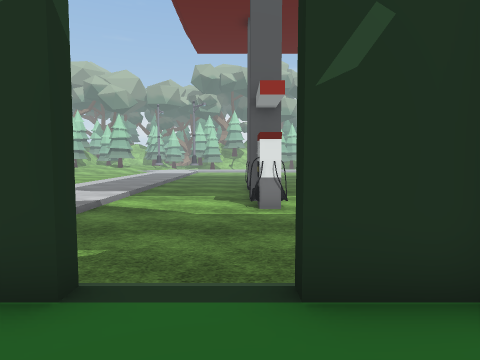
view 1 (above)

23 first-person views from a walk through a 3-D level made in the Unity game engine. The camera is 1.2 m above the floor, tilts 4° down and sees 75° across. The floor is counted in squares, 1 m on a side. Each view is taken from the middle of a square. On the plan, view 1 faces up. The plan holds only what a view shows up to about 13 squares ahead; the rest is blank. The place goes on beyond the plan. The player is left out. Some surface patterns are stand-ins.

view 2
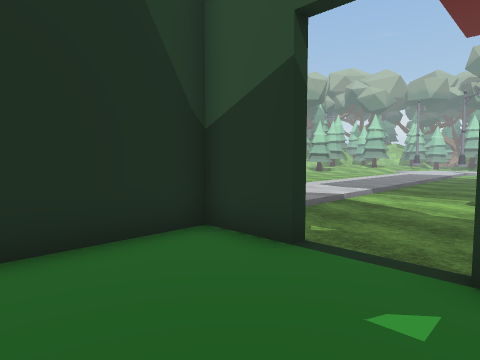

view 3
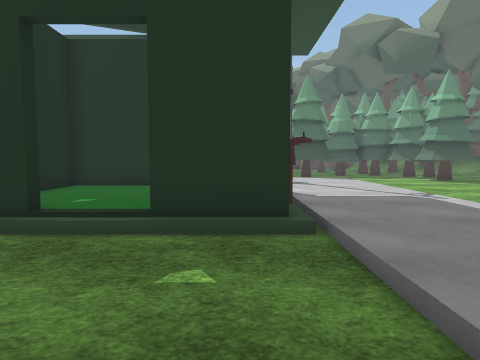

view 4
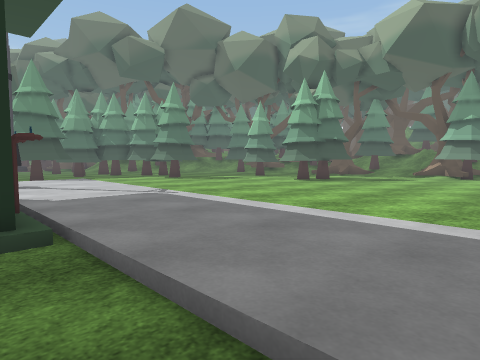

view 5
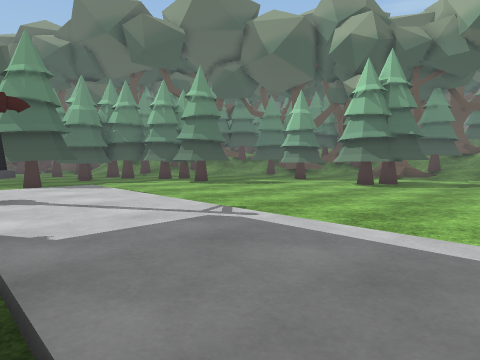

view 6
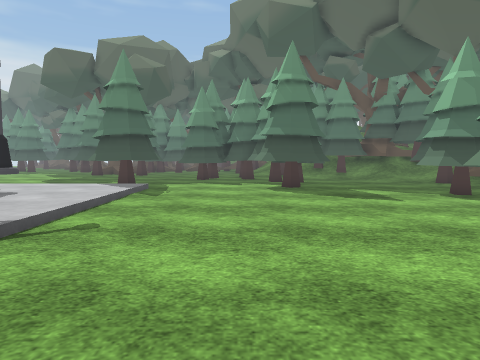

view 7
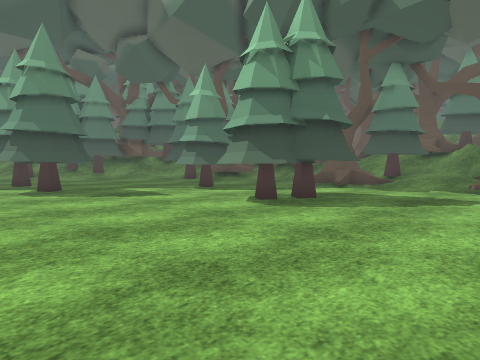

view 8
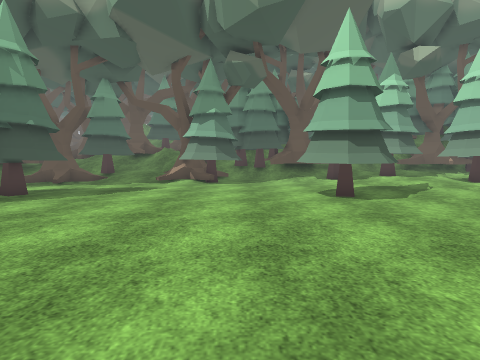

view 9
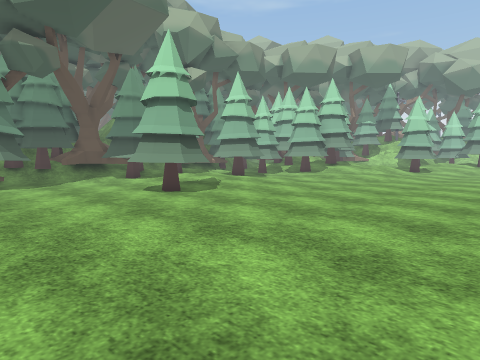

view 10
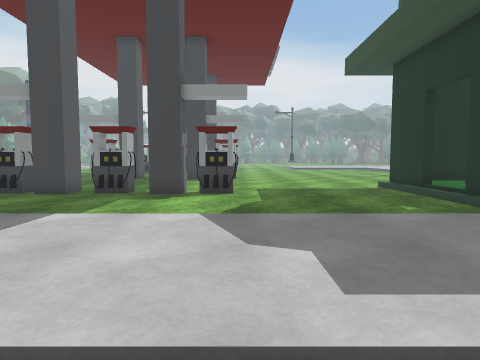

view 11
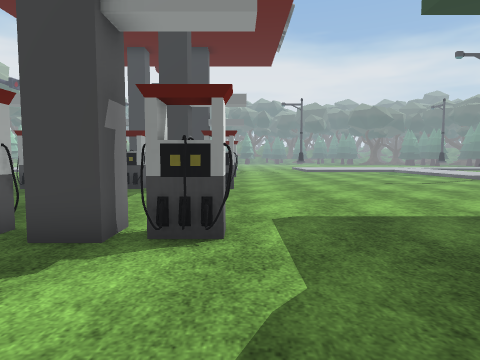

view 12
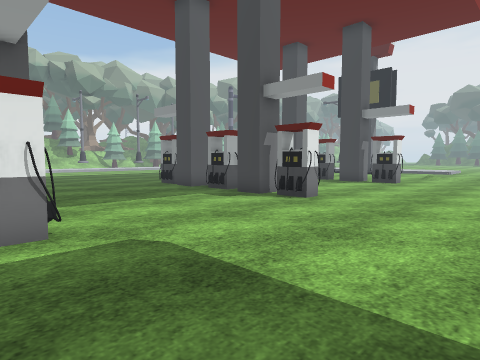

view 13
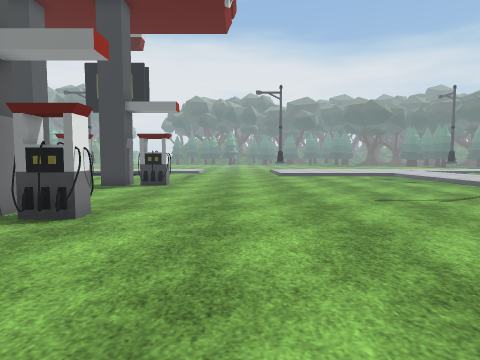

view 14
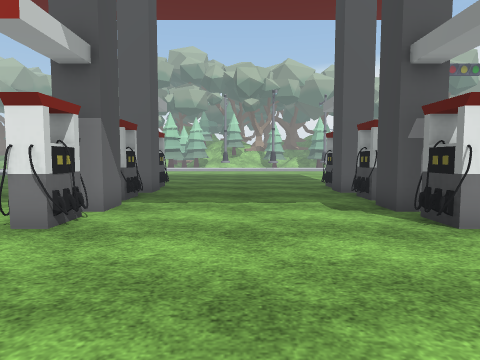

view 15
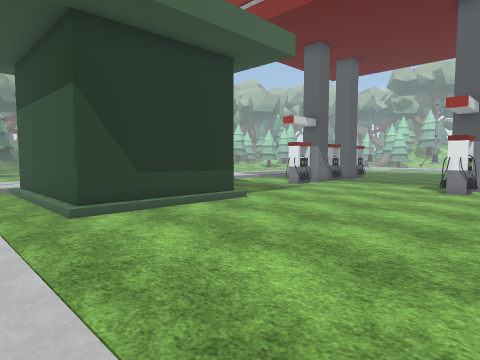

view 16
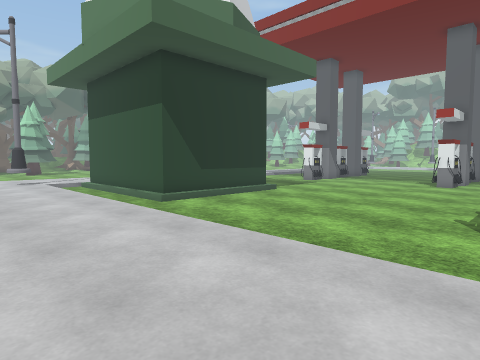

view 17
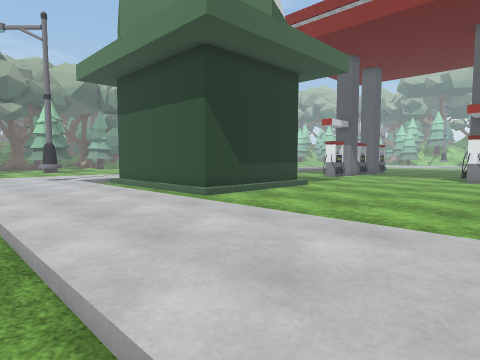

view 18
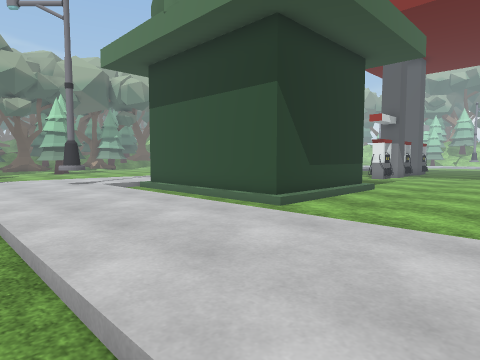

view 19
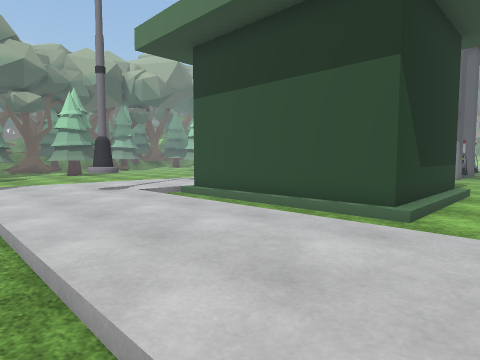

view 20
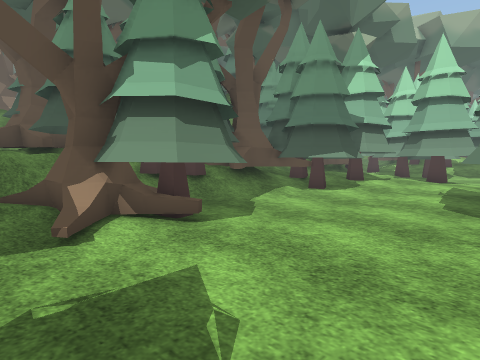

view 21
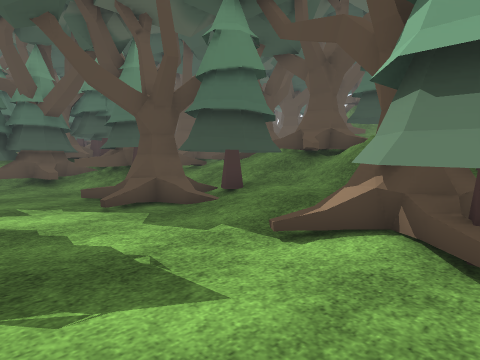

view 22
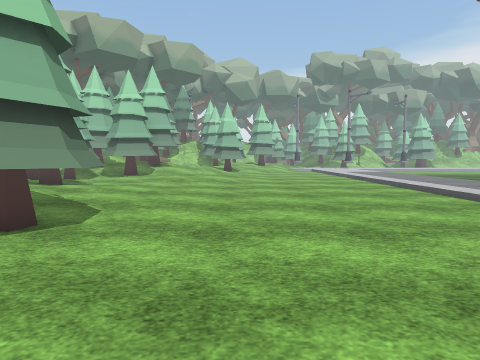

view 23
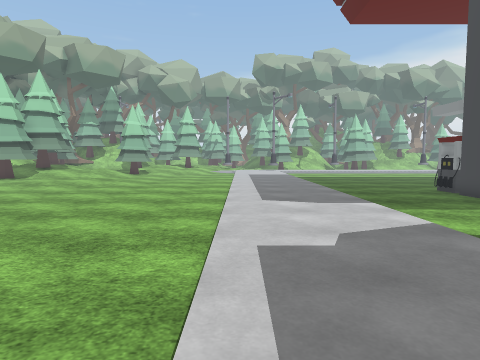

### Floor plan
Key: @ floor where view 1 was taken; # wall or solid block; x gap in a wall; . main floor; : floor 0.25 m higher than the main floor; / step, stairs or slope; O other object.
Columns run from 27 left of view 1 to 16 right of it. Each row starts with its distance up from view 1.
 17         ...........:::: ....# ...  ##......#
 16     ###............::::.....# .... ##......#
 15    ###.............::::.....#......##......#
 14    #:::............::::.....x......##......#
 13    #:..............::::.....#......##......#
 12    #:..............::::.....#......##......#
 11 ####...............::::.....#......##......#
 10 ####... ##.........::::.....#......##......#
  9 #//....###.........::::....................#
  8 ##......##.........::::....................
  7 # .................::::....................
  6    #...............::::....................
  5    ##..............::::....................
  4  ####..............::::....................
  3 /OO#...............::::###//###............
  2 ////...............::::#::::::#............
  1 ///................::::#::::::#............
  0 /##....##..........::::#:::@::#............
 -1 ###....####........::::#::::::#............
 -2 ###O...####........::::########............
 -3  #OO...   #........::::................  ..
 -4   O ...............:::://///////////////
 -5   # ...##..........:::#:::::::::::::::::
 -6  ##/...###.........:::::::::::::::::::::
 -7   #OO.  ##.........::::::::::::::::::::
 -8   #:O.......###..../////////////////// /
 -9   ##O# .....###....###      ......... .

Positions as (right, up) in squares from view 1, and headings:
1: (0, 0), facing up
2: (1, -1), facing up-left
3: (-3, 8), facing down
4: (-3, 8), facing down-left
5: (-4, 4), facing down-left
6: (-12, 4), facing down
7: (-11, 4), facing down-left
8: (-9, 6), facing left
9: (-9, 3), facing up-left
10: (-10, 9), facing right
11: (-4, 9), facing right
12: (0, 4), facing up-right
13: (2, 6), facing right
14: (12, 4), facing up
15: (11, -5), facing up-left
16: (12, -8), facing up-left
17: (11, -9), facing up-left
18: (8, -9), facing up-left
19: (5, -9), facing up-left
20: (-19, 1), facing up-left
21: (-20, 5), facing down-left
22: (-15, 4), facing up
23: (-8, 4), facing up
